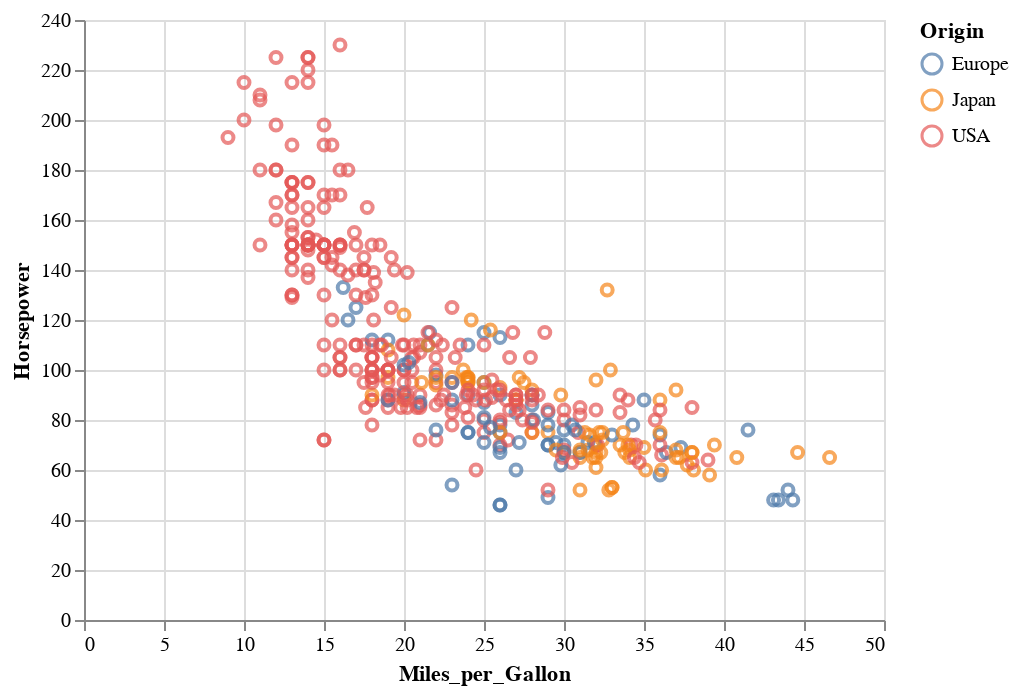

Notebook cell for this chart:
### Code cell
# Para obtener una respuesta a la interacción con el brush,
# será necesario agregar una condición. Esto lo hacemos
# mediante el método condition:

brush = alt.selection_interval()


alt.Chart(source).mark_point().encode(
    x='Miles_per_Gallon:Q',
    y='Horsepower:Q',
    color=alt.condition(brush, 'Origin:N', alt.value('lightgray'))
).add_selection(brush)

### Figure 1 — Vega-Lite specification as saved in the notebook (floating-point values rounded to 4 significant figures; data arrays with more than 128 entries replaced by an {"elided": "..."} marker saying what was removed)
{"config": {"view": {"continuousWidth": 400, "continuousHeight": 300}}, "data": {"name": "data-f02450ab61490a1363517a0190416235"}, "mark": "point", "encoding": {"color": {"condition": {"type": "nominal", "field": "Origin", "selection": "selector011"}, "value": "lightgray"}, "x": {"type": "quantitative", "field": "Miles_per_Gallon"}, "y": {"type": "quantitative", "field": "Horsepower"}}, "selection": {"selector011": {"type": "interval"}}, "$schema": "https://vega.github.io/schema/vega-lite/v4.8.1.json", "datasets": {"data-f02450ab61490a1363517a0190416235": {"elided": "406 records"}}}
